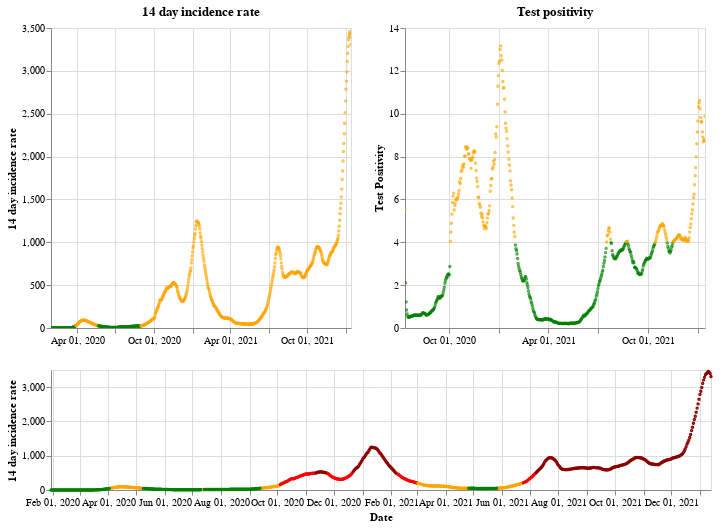

Write notebook code for a chart like this one.
### Markdown cell above
## England

### Code cell
plot_traffic_light('England')

### Figure 1 — Vega-Lite specification as saved in the notebook (floating-point values rounded to 4 significant figures; data arrays with more than 128 entries replaced by an {"elided": "..."} marker saying what was removed)
{"config": {"view": {"continuousWidth": 400, "continuousHeight": 300}}, "vconcat": [{"hconcat": [{"mark": {"type": "point", "size": 2}, "encoding": {"color": {"condition": {"value": "green", "test": "(datum.twoWeeklyCasesRate <= 25)"}, "value": "orange"}, "tooltip": [{"type": "nominal", "field": "areaName"}, {"type": "temporal", "field": "date"}, {"type": "quantitative", "field": "twoWeeklyCasesRate"}, {"type": "quantitative", "field": "testPositivity"}], "x": {"type": "temporal", "axis": {"title": ""}, "field": "date", "scale": {"domain": {"selection": "DateBrush"}}, "timeUnit": "yearmonthdate"}, "y": {"type": "quantitative", "axis": {"title": "14 day incidence rate"}, "field": "twoWeeklyCasesRate"}}, "title": "14 day incidence rate", "width": 300}, {"mark": {"type": "point", "size": 2}, "encoding": {"color": {"condition": {"value": "green", "test": "(datum.testPositivity <= 4)"}, "value": "orange"}, "tooltip": [{"type": "nominal", "field": "areaName"}, {"type": "temporal", "field": "date"}, {"type": "quantitative", "field": "twoWeeklyCasesRate"}, {"type": "quantitative", "field": "testPositivity"}], "x": {"type": "temporal", "axis": {"title": ""}, "field": "date", "scale": {"domain": {"selection": "DateBrush"}}, "timeUnit": "yearmonthdate"}, "y": {"type": "quantitative", "axis": {"title": "Test Positivity"}, "field": "testPositivity"}}, "title": "Test positivity", "width": 300}]}, {"layer": [{"mark": {"type": "point", "size": 2}, "encoding": {"color": {"condition": {"value": "orange", "test": "(((datum.testPositivity < 4) && (datum.twoWeeklyCasesRate >= 50)) && (datum.twoWeeklyCasesRate < 200))"}, "value": "red"}, "opacity": {"condition": {"value": 1, "test": "((datum.twoWeeklyCasesRate >= 50) && (datum.twoWeeklyCasesRate < 500))"}, "value": 0}, "tooltip": [{"type": "nominal", "field": "areaName"}, {"type": "temporal", "field": "date"}, {"type": "quantitative", "field": "twoWeeklyCasesRate"}, {"type": "quantitative", "field": "testPositivity"}], "x": {"type": "temporal", "axis": {"title": "Date"}, "field": "date", "timeUnit": "yearmonthdate"}, "y": {"type": "quantitative", "axis": {"title": "14 day incidence rate"}, "field": "twoWeeklyCasesRate"}}, "selection": {"DateBrush": {"type": "interval", "encodings": ["x"], "fields": ["Time"]}}}, {"mark": {"type": "point", "size": 2}, "encoding": {"color": {"value": "darkred"}, "opacity": {"condition": {"value": 1, "test": "(datum.twoWeeklyCasesRate >= 500)"}, "value": 0}, "tooltip": [{"type": "nominal", "field": "areaName"}, {"type": "temporal", "field": "date"}, {"type": "quantitative", "field": "twoWeeklyCasesRate"}, {"type": "quantitative", "field": "testPositivity"}], "x": {"type": "temporal", "axis": {"title": "Date"}, "field": "date", "timeUnit": "yearmonthdate"}, "y": {"type": "quantitative", "axis": {"title": "14 day incidence rate"}, "field": "twoWeeklyCasesRate"}}}, {"mark": {"type": "point", "size": 2}, "encoding": {"color": {"condition": {"value": "green", "test": "((datum.testPositivity < 4) && (datum.twoWeeklyCasesRate < 50))"}, "value": "orange"}, "opacity": {"condition": {"value": 1, "test": "(datum.twoWeeklyCasesRate < 50)"}, "value": 0}, "tooltip": [{"type": "nominal", "field": "areaName"}, {"type": "temporal", "field": "date"}, {"type": "quantitative", "field": "twoWeeklyCasesRate"}, {"type": "quantitative", "field": "testPositivity"}], "x": {"type": "temporal", "axis": {"title": "Date"}, "field": "date", "timeUnit": "yearmonthdate"}, "y": {"type": "quantitative", "axis": {"title": "14 day incidence rate"}, "field": "twoWeeklyCasesRate"}}}], "height": 120, "width": 660}], "data": {"name": "data-cfc44a5a8438fcf8a18181a2316ea502"}, "$schema": "https://vega.github.io/schema/vega-lite/v4.8.1.json", "datasets": {"data-cfc44a5a8438fcf8a18181a2316ea502": {"elided": "715 records"}}}
